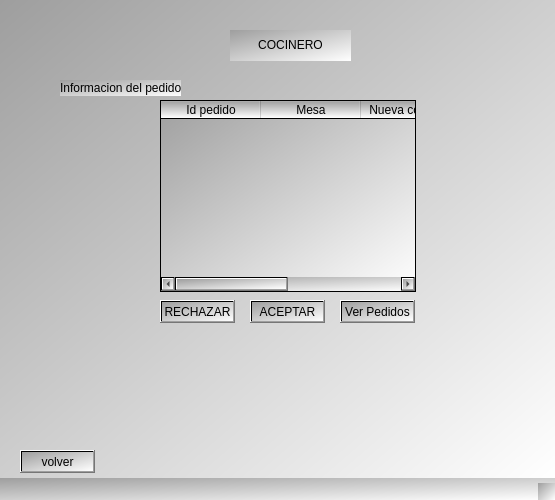
<?xml version="1.0" encoding="UTF-8"?>
<ui version="4.0">
 <class>cocinero</class>
 <widget class="QMainWindow" name="cocinero">
  <property name="geometry">
   <rect>
    <x>0</x>
    <y>0</y>
    <width>555</width>
    <height>500</height>
   </rect>
  </property>
  <property name="minimumSize">
   <size>
    <width>400</width>
    <height>500</height>
   </size>
  </property>
  <property name="windowTitle">
   <string>MainWindow</string>
  </property>
  <property name="styleSheet">
   <string notr="true">background-color: qlineargradient(spread:pad, x1:0, y1:0, x2:1, y2:1, stop:0 rgba(158, 158, 158, 255), stop:1 rgba(255, 255, 255, 255));</string>
  </property>
  <widget class="QWidget" name="centralwidget">
   <widget class="QLabel" name="label">
    <property name="geometry">
     <rect>
      <x>230</x>
      <y>30</y>
      <width>121</width>
      <height>31</height>
     </rect>
    </property>
    <property name="styleSheet">
     <string notr="true">font: 75 12pt &quot;MS Shell Dlg 2&quot;;
font: 75 14pt &quot;MS Shell Dlg 2&quot;;</string>
    </property>
    <property name="text">
     <string>&lt;html&gt;&lt;head/&gt;&lt;body&gt;&lt;p align=&quot;center&quot;&gt;COCINERO&lt;/p&gt;&lt;/body&gt;&lt;/html&gt;</string>
    </property>
   </widget>
   <widget class="QPushButton" name="buttonaceptar">
    <property name="geometry">
     <rect>
      <x>250</x>
      <y>300</y>
      <width>75</width>
      <height>23</height>
     </rect>
    </property>
    <property name="text">
     <string>ACEPTAR</string>
    </property>
   </widget>
   <widget class="QPushButton" name="buttonrechazar">
    <property name="geometry">
     <rect>
      <x>160</x>
      <y>300</y>
      <width>75</width>
      <height>23</height>
     </rect>
    </property>
    <property name="text">
     <string>RECHAZAR</string>
    </property>
   </widget>
   <widget class="QLabel" name="label_2">
    <property name="geometry">
     <rect>
      <x>60</x>
      <y>80</y>
      <width>121</width>
      <height>16</height>
     </rect>
    </property>
    <property name="text">
     <string>Informacion del pedido:</string>
    </property>
   </widget>
   <widget class="QPushButton" name="buttonvolver">
    <property name="geometry">
     <rect>
      <x>20</x>
      <y>450</y>
      <width>75</width>
      <height>23</height>
     </rect>
    </property>
    <property name="text">
     <string>volver</string>
    </property>
   </widget>
   <widget class="QTableWidget" name="tableWidgetPedidos">
    <property name="geometry">
     <rect>
      <x>160</x>
      <y>100</y>
      <width>256</width>
      <height>192</height>
     </rect>
    </property>
    <column>
     <property name="text">
      <string>Id pedido</string>
     </property>
    </column>
    <column>
     <property name="text">
      <string>Mesa</string>
     </property>
    </column>
    <column>
     <property name="text">
      <string>Nueva columna</string>
     </property>
    </column>
    <column>
     <property name="text">
      <string>Cantidad</string>
     </property>
    </column>
   </widget>
   <widget class="QPushButton" name="buttonVer">
    <property name="geometry">
     <rect>
      <x>340</x>
      <y>300</y>
      <width>75</width>
      <height>23</height>
     </rect>
    </property>
    <property name="text">
     <string>Ver Pedidos</string>
    </property>
   </widget>
  </widget>
  <widget class="QStatusBar" name="statusbar"/>
 </widget>
 <resources/>
 <connections/>
</ui>
